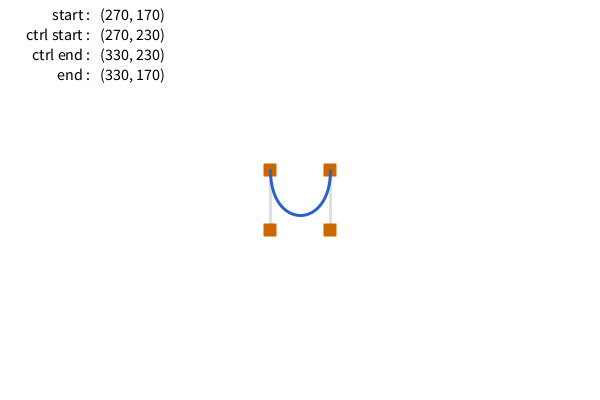
Frame 1 (no input)
Frame 60 (the mouse pressed at the canvas centre just before this capture): identical to frame 1, image omitted
Frame 120 (the mouse held since frame 60 and released just before this capture): identical to frame 1, image omitted

The Processing sketch that drew this single still picture (run headless with seeded random() and noise(); from frame 60 on, the mouse is pressed at the canvas centre):

// Processing sketch: bezierEditor
// ── bezierEditor.pde
// http://www.openprocessing.org/visuals/?visualID=4870
// Dan Bernier

// Updated by Mark F. Russo
// Bryn Mawr College, Department of Computer Science

Bezier bez;
Point selectedPoint;

void setup() {
  size(600, 400);
  rectMode(CENTER);
  smooth();
  strokeWeight(3);
  
  bez = new Bezier(width/2, height/2);
}

void draw() {
  background(255);
  bez.draw();
  
  // Draw labels
  fill(0);
  textSize(16);
  textAlign(RIGHT);
  text("start :", 90, 20);
  text("ctrl start :", 90, 40);
  text("ctrl end :", 90, 60);
  text("end :", 90, 80);
  textAlign(LEFT);
  text(String.format("(%d, %d)", round(bez.start.x), round(bez.start.y)), 100, 20);
  text(String.format("(%d, %d)", round(bez.ctrlStart.x), round(bez.ctrlStart.y)), 100, 40);
  text(String.format("(%d, %d)", round(bez.ctrlEnd.x), round(bez.ctrlEnd.y)), 100, 60);
  text(String.format("(%d, %d)", round(bez.end.x), round(bez.end.y)), 100, 80);
}

//=========================================
// Event Call-backs
//-----------------
 
void mousePressed() {
  selectedPoint = getPointUnderMouse();
}
 
void mouseDragged() {
  if (selectedPoint != null) {
    selectedPoint.x = mouseX;
    selectedPoint.y = mouseY;
  }
}
 
void mouseReleased() {
  selectedPoint = null;
}

void mouseClicked() {
  println(bez.generate());
}

//=========================================
// Classes
//------------------
 
class Bezier {
  Point start;
  Point end;
  Point ctrlStart;
  Point ctrlEnd;
   
  Bezier(float x, float y) {
    float len = 30;
    start = new Point(x - len, y - len);
    end = new Point(x + len, y - len);
    ctrlStart = new Point(x - len, y + len);
    ctrlEnd = new Point(x + len, y + len);
  }
   
  void draw() {
    stroke(90, 50);
    line(start.x, start.y, ctrlStart.x, ctrlStart.y);
    line(ctrlEnd.x, ctrlEnd.y, end.x, end.y);
     
    start.draw();
    ctrlStart.draw();
    ctrlEnd.draw();
    end.draw();
   
    stroke(40, 100, 200);
    noFill();
    bezier(
      start.x, start.y,
      ctrlStart.x, ctrlStart.y,
      ctrlEnd.x, ctrlEnd.y,
      end.x, end.y);
  }

  String generate() {
    return String.format("bezier(%d,%d,%d,%d,%d,%d,%d,%d);", 
            round(start.x), round(start.y), round(ctrlStart.x), round(ctrlStart.y), 
            round(ctrlEnd.x), round(ctrlEnd.y),round(end.x), round(end.y));
  }
  
  Point[] getPoints() {
    return new Point[] {
      start, ctrlStart, ctrlEnd, end };
  }
}

class Point {
  float x, y;
  float drawSize = 26;
  color drawColor = color(204, 102, 0);
 
  Point(float a, float b) {
    x = a;
    y = b;
  }
   
  void draw() {
    noStroke();
    fill(this.drawColor);
    rect(x, y, drawSize/2, drawSize/2);
  }
     
  boolean hotSpotContains(float x, float y) {
    return dist(x, y, this.x, this.y) < drawSize;
  }
   
  void updatePoints (Point newPoint) {
    x = newPoint.x;
    y = newPoint.y;
  }
}

//=========================================
// Helper functions
//------------------
 
Point getPointUnderMouse() {
  Point[] points = bez.getPoints();
  for (int j = 0; j < points.length; j++) {
    if (points[j].hotSpotContains(mouseX, mouseY))
      return points[j];
  }
  return null;
}
